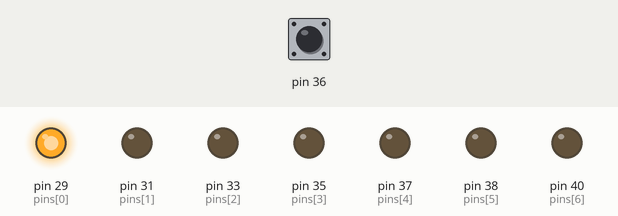
This program was run on a simulated Raspberry Pi (header pin numbers). Shown: output pins drawn as LEDs (lit = HIGH). The test bench sets the inputs (shaded band); at power-on: pin 36 LOW. What the program prints to the terminal is not drawn.

Above: at 5.0 s.
5.1 s: pin 36 pulled HIGH for 0.15 s
At 6.0 s:
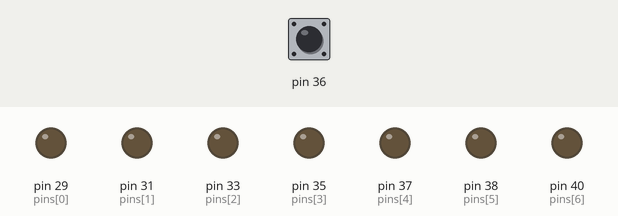
Timing chart, 0 to 8.1 s (numbered marks = the images above; inputs shaded):
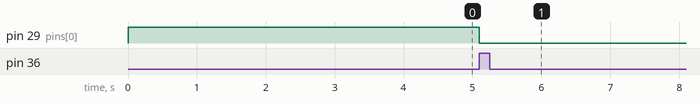

The program:

Cyclone_P1.py
```python
#!/usr/bin/python
import RPi.GPIO as GPIO
import time
GPIO.setmode(GPIO.BOARD)
pins = [29,31,33,35,37,38,40]

GPIO.setup(36, GPIO.IN,pull_up_down=GPIO.PUD_DOWN)

for pin in pins:
    GPIO.setup(pin,GPIO.OUT)
for pin in pins:
    GPIO.output(pin,GPIO.LOW)
print("Pin setup to low successful")

x=True
flag = 0
flag2 = 0
count = 0
while(x):
    for pin in pins:
        print(count)
        GPIO.output(pin,GPIO.HIGH)

        for i in range(0,150000):
            if(GPIO.input(36)==GPIO.HIGH and count==3):
                print("Presed")
                x=False
                flag = 1
                break

            if(GPIO.input(36)==GPIO.HIGH and count != 3):
                for pin in pins:
                        GPIO.output(pin,GPIO.LOW)
                x = True

        if(flag==1 and count == 3):
            print("Pressed Push Button")
            for pin in pins:
                GPIO.output(pin,GPIO.LOW)
            flag2=1
            x=False
            break

        GPIO.output(pin,GPIO.LOW)
        if(count<6):
            count+=1
        else:
            count=0

flag3=0
while(True):
    if(flag2==1):
        GPIO.output(35,GPIO.HIGH)
        time.sleep(1)
        flag3=1
        if(flag3==1):
            GPIO.output(pins,GPIO.HIGH)
            time.sleep(0.5)
            GPIO.output(pins,GPIO.LOW)
            time.sleep(0.5)

GPIO.cleanup()
count=-1
```

Measured:
- after the input at 5.1 s, pin 29 (pins[0]): HIGH → LOW at once
